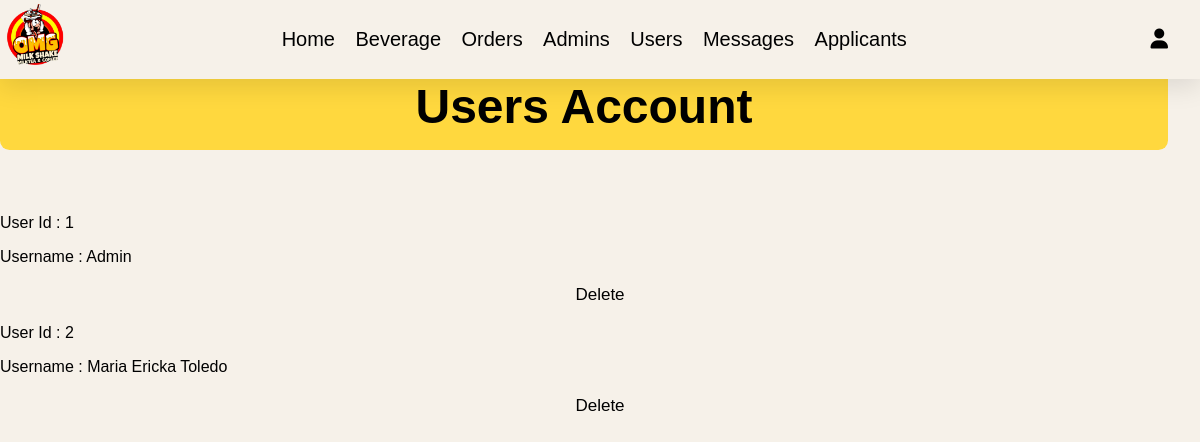
/admin/users_accounts.php (signed in), run on an earlier commit of the app's database.
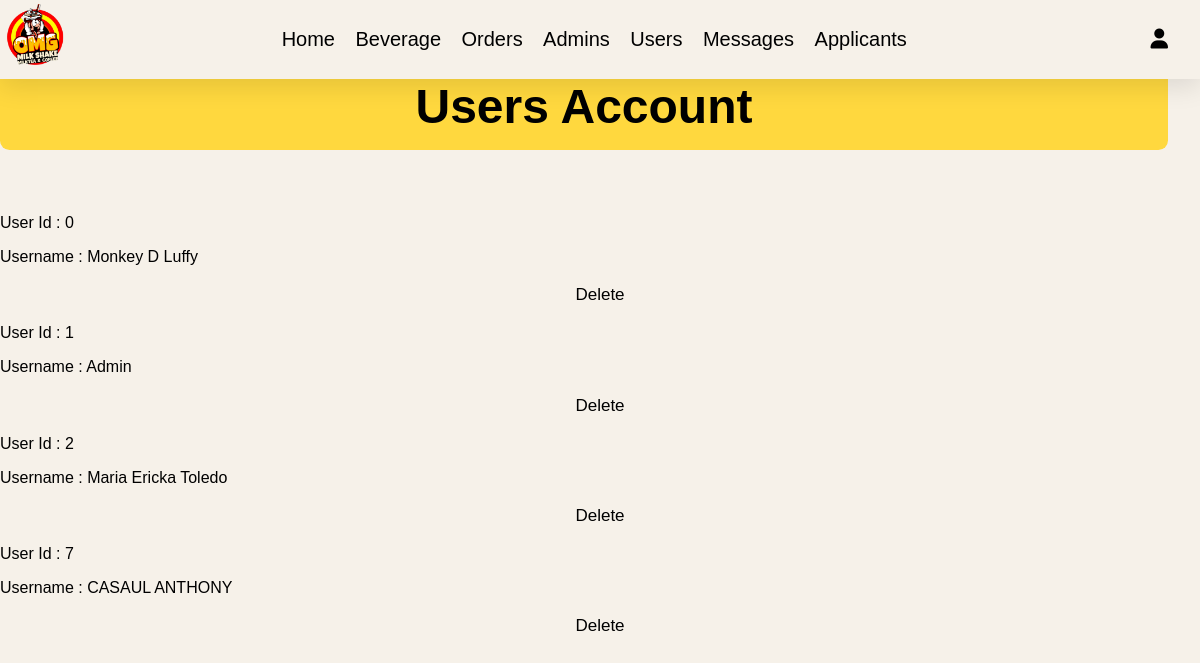
And on a later commit of the database.
### tables this page shows
CREATE TABLE `users` (
  `id` int(100) NOT NULL,
  `name` varchar(20) NOT NULL,
  `email` varchar(50) NOT NULL,
  `number` varchar(10) NOT NULL,
  `password` varchar(50) NOT NULL,
  `address` varchar(500) NOT NULL,
  `date` date DEFAULT NULL,
  `otp_code` int(4) NOT NULL,
  `regAtime` int(15) NOT NULL,
  `isActivated` int(1) NOT NULL
);

### admin/users_accounts.php (the view, shortened to what this page needs)
<?php
include '../components/connect.php';
?>
<!DOCTYPE html>
<html lang="en">
<head>
   <link rel="stylesheet" href="https://cdnjs.cloudflare.com/ajax/libs/font-awesome/6.1.1/css/all.min.css">
   <link rel="stylesheet" href="../css/admin_style.css">
</head>
<body>
<?php include '../components/admin_header.php' ?>
<section class="accounts">
   <h1 class="heading">users account</h1>
   <div class="add-products">
   <?php
      $select_account = $conn->prepare("SELECT * FROM `users`");
      $select_account->execute();
      if($select_account->rowCount() > 0){
         while($fetch_accounts = $select_account->fetch(PDO::FETCH_ASSOC)){
   ?>
   <div class="box">
      <p> user id : <span><?= $fetch_accounts['id']; ?></span> </p>
      <p> username : <span><?= $fetch_accounts['name']; ?></span> </p>
      <a href="users_accounts.php?delete=<?= $fetch_accounts['id']; ?>" class="delete-btn" onclick="return confirm('delete this account?');">delete</a>
   </div>
   <?php
      }
   }else{
      echo '<p class="empty">no accounts available</p>';
   }
   ?>
   </div>
</section>
</body>
</html>

What changed in the data, as far as the page shows it:
added users: id "0", name "Monkey D Luffy"
added users: id "7", name "CASAUL ANTHONY"
